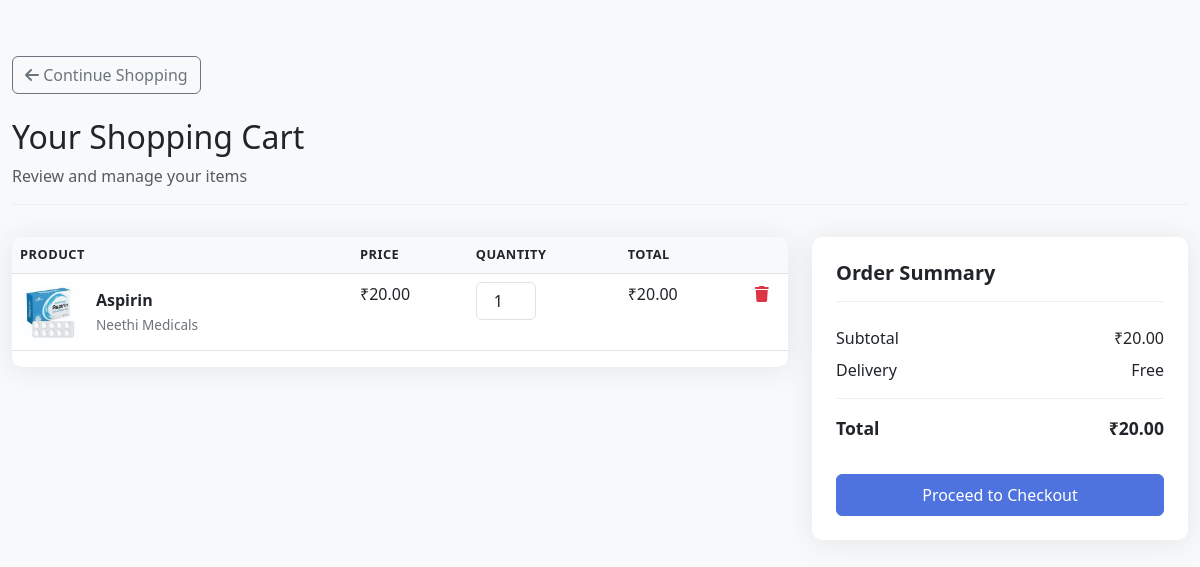
The page /flat_occupant_cart_view/ (signed in) on the database its author committed.
### app/models.py (models this page shows, shortened)
class Medicine(models.Model):
    medicalstore = models.ForeignKey(MedicalStore, on_delete=models.CASCADE, related_name='medicines')
    name = models.CharField(max_length=100)
    description = models.TextField(blank=True, null=True)
    manufacturer = models.CharField(max_length=100)  # New field: Manufacturer name
    expiry_date = models.DateField()  # New field: Expiry date of the medicine
    price = models.DecimalField(max_digits=10, decimal_places=2)
    stock = models.PositiveIntegerField()
    image = models.ImageField(upload_to='medicine_images/', blank=True, null=True)
    is_available = models.BooleanField(default=True)
    created_at = models.DateTimeField(auto_now_add=True)
    updated_at = models.DateTimeField(auto_now=True)

class MedicalStore(models.Model):
    provider = models.ForeignKey(Service_Provider, on_delete=models.CASCADE, related_name='medicalstore_provider')
    name = models.CharField(max_length=100)
    location = models.CharField(max_length=200)
    opening_time = models.TimeField()
    closing_time = models.TimeField()
    delivery_available = models.BooleanField(default=False)
    is_active = models.BooleanField(default=True)
    sunday_available = models.BooleanField(default=False)
    owner_name = models.CharField(max_length=100)
    owner_contact = models.CharField(max_length=15)
    email = models.EmailField(unique=True)
    image = models.ImageField(upload_to='supermarket_images/', blank=True)
    username = models.CharField(max_length=50, unique=True)
    password = models.CharField(max_length=255)
    created_at = models.DateTimeField(auto_now_add=True)
    updated_at = models.DateTimeField(auto_now=True)

### app/views.py (the view)
# urls.py: path('flat_occupant_cart_view/', views.flat_occupant_cart_view, name='flat_occupant_cart_view'),
def flat_occupant_cart_view(request):
    semail = request.session.get('email')
    user = get_object_or_404(FlatOccupant, email=semail)
    cart_items = Cart.objects.filter(user=user)
    processed_items = []
    for item in cart_items:
        if item.product:
            item_type = 'product'
            item_obj = item.product
        else:
            item_type = 'medicine'
            item_obj = item.medicines
        processed_items.append({
            'id': item.id,
            'item': item_obj,
            'item_type': item_type,
            'quantity': item.quantity,
            'price': item_obj.price,
            'total_price': item.quantity * item_obj.price,
        })
    total_price = sum(item['total_price'] for item in processed_items)
    return render(request, "cart.html", {
        "cart_items": processed_items,
        "total_price": total_price,
    })

### app/templates/cart.html (shortened to what this page needs)
<!DOCTYPE html>
<html lang="en">
<head>
    <link href="https://cdn.jsdelivr.net/npm/bootstrap@5.3.0/dist/css/bootstrap.min.css" rel="stylesheet">
    <link rel="stylesheet" href="https://cdnjs.cloudflare.com/ajax/libs/font-awesome/6.0.0/css/all.min.css">
</head>
<body>
    <div class="container py-4 cart-container">
        <a href="{% url 'flat_occupant_home' %}" class="btn btn-outline-secondary btn-back">
            <i class="fas fa-arrow-left"></i> Continue Shopping
        </a>
        <div class="cart-header">
            <h2>Your Shopping Cart</h2>
            <p class="text-muted mb-0">Review and manage your items</p>
        </div>
        {% if cart_items %}
        <div class="row">
            <div class="col-lg-8">
                <div class="cart-table">
                    <table class="table">
                        <thead>
                            <tr>
                                <th>Product</th>
                                <th>Price</th>
                                <th>Quantity</th>
                                <th>Total</th>
                                <th></th>
                            </tr>
                        </thead>
                        <tbody>
                            {% for item in cart_items %}
                            <tr>
                                <td>
                                    <div class="d-flex align-items-center">
                                        <img src="{{ item.item.image.url }}" alt="{{ item.item.name }}"
                                             class="img-fluid item-img me-3">
                                        <div>
                                            <div class="item-title">{{ item.item.name }}</div>
                                            <div class="item-store">
                                                {% if item.item_type == 'product' %}
                                                    {{ item.item.supermarket.name }}
                                                {% else %}
                                                    {{ item.item.medicalstore.name }}
                                                {% endif %}
                                            </div>
                                        </div>
                                    </div>
                                </td>
                                <td>₹{{ item.price }}</td>
                                <td>
                                    <input type="number" class="form-control quantity-input"
                                           value="{{ item.quantity }}" min="1" max="{{ item.item.stock }}"
                                           data-item-id="{{ item.id }}">
                                </td>
                                <td>₹{{ item.total_price }}</td>
                                <td class="text-center">
                                    <i class="fas fa-trash remove-item" data-item-id="{{ item.id }}"></i>
                                </td>
                            </tr>
                            {% endfor %}
                        </tbody>
                    </table>
                </div>
            </div>
            <div class="col-lg-4 mt-4 mt-lg-0">
                <div class="summary-card">
                    <h5 class="summary-title">Order Summary</h5>
                    <div class="summary-row">
                        <span>Subtotal</span>
                        <span>₹{{ total_price }}</span>
                    </div>
                    <div class="summary-row">
                        <span>Delivery</span>
                        <span>Free</span>
                    </div>
                    <div class="summary-row summary-total">
                        <span>Total</span>
                        <span>₹{{ total_price }}</span>
                    </div>
                    <a href="{% url 'place_order' %}" class="btn btn-primary btn-checkout">
                        Proceed to Checkout
                    </a>
                </div>
            </div>
        </div>
        {% endif %}
    </div>
</body>
</html>

### app/templates/cart.html (style rules this page uses)
body { background-color: #f8f9fa; padding-top: 2rem; }
.cart-container { max-width: 1200px; margin: 0 auto; }
.cart-header { border-bottom: 1px solid #eee; padding-bottom: 1rem; margin-bottom: 2rem; }
.cart-table { background: white; border-radius: 10px; box-shadow: 0 0.15rem 1.75rem 0 rgba(58, 59, 69, 0.1); overflow: hidden; }
.table thead th { border-bottom-width: 1px; font-weight: 600; text-transform: uppercase; font-size: 0.8rem; letter-spacing: 0.5px; background-color: #f8f9fc; }
.item-img { width: 60px; height: 60px; object-fit: cover; border-radius: 5px; }
.item-title { font-weight: 600; margin-bottom: 0.2rem; }
.item-store { font-size: 0.85rem; color: #6c757d; }
.quantity-input { width: 60px; text-align: center; }
.remove-item { color: #dc3545; cursor: pointer; }
.summary-card { background: white; border-radius: 10px; box-shadow: 0 0.15rem 1.75rem 0 rgba(58, 59, 69, 0.1); padding: 1.5rem; }
.summary-title { font-weight: 600; border-bottom: 1px solid #eee; padding-bottom: 1rem; margin-bottom: 1.5rem; }
.summary-row { display: flex; justify-content: space-between; margin-bottom: 0.5rem; }
.summary-total { font-weight: 600; font-size: 1.1rem; margin-top: 1rem; padding-top: 1rem; border-top: 1px solid #eee; }
.btn-checkout { background-color: #4e73df; border-color: #4e73df; padding: 0.5rem 1.5rem; width: 100%; margin-top: 1.5rem; }
.btn-back { margin-bottom: 1.5rem; }

### rows shown on the page
Medicine: item.image (picture), item.name "Aspirin", item.medicalstore.name "Neethi Medicals", price "20.00", quantity "1", total_price "20.00"

### other values the page prints
{{ total_price }} "20.00"
